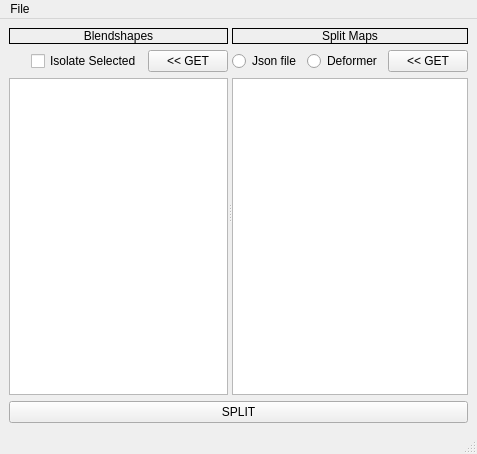
<?xml version="1.0" encoding="UTF-8"?>
<ui version="4.0">
 <class>shape_splitter_main</class>
 <widget class="QMainWindow" name="shape_splitter_main">
  <property name="geometry">
   <rect>
    <x>0</x>
    <y>0</y>
    <width>477</width>
    <height>454</height>
   </rect>
  </property>
  <property name="windowTitle">
   <string notr="true">MainWindow</string>
  </property>
  <property name="toolTip">
   <string notr="true"/>
  </property>
  <property name="statusTip">
   <string notr="true"/>
  </property>
  <property name="whatsThis">
   <string notr="true"/>
  </property>
  <property name="accessibleName">
   <string notr="true"/>
  </property>
  <property name="accessibleDescription">
   <string notr="true"/>
  </property>
  <widget class="QWidget" name="centralwidget">
   <layout class="QVBoxLayout" name="verticalLayout">
    <item>
     <widget class="QSplitter" name="splitter">
      <property name="orientation">
       <enum>Qt::Horizontal</enum>
      </property>
      <widget class="QWidget" name="verticalLayoutWidget">
       <layout class="QVBoxLayout" name="leftSide_vLay">
        <item>
         <widget class="QLabel" name="blendshapes_lb">
          <property name="toolTip">
           <string notr="true"/>
          </property>
          <property name="statusTip">
           <string notr="true"/>
          </property>
          <property name="whatsThis">
           <string notr="true"/>
          </property>
          <property name="accessibleName">
           <string notr="true"/>
          </property>
          <property name="accessibleDescription">
           <string notr="true"/>
          </property>
          <property name="frameShape">
           <enum>QFrame::Panel</enum>
          </property>
          <property name="frameShadow">
           <enum>QFrame::Plain</enum>
          </property>
          <property name="text">
           <string notr="true">Blendshapes</string>
          </property>
          <property name="alignment">
           <set>Qt::AlignCenter</set>
          </property>
         </widget>
        </item>
        <item>
         <layout class="QHBoxLayout" name="left_line0_hLay">
          <item>
           <spacer name="left_line0_hSpacer">
            <property name="orientation">
             <enum>Qt::Horizontal</enum>
            </property>
            <property name="sizeHint" stdset="0">
             <size>
              <width>40</width>
              <height>20</height>
             </size>
            </property>
           </spacer>
          </item>
          <item>
           <widget class="QCheckBox" name="isolate_cb">
            <property name="toolTip">
             <string notr="true"/>
            </property>
            <property name="statusTip">
             <string notr="true"/>
            </property>
            <property name="whatsThis">
             <string notr="true"/>
            </property>
            <property name="accessibleName">
             <string notr="true"/>
            </property>
            <property name="accessibleDescription">
             <string notr="true"/>
            </property>
            <property name="text">
             <string notr="true">Isolate Selected</string>
            </property>
           </widget>
          </item>
          <item>
           <widget class="QPushButton" name="get_shapes_pb">
            <property name="toolTip">
             <string notr="true"/>
            </property>
            <property name="statusTip">
             <string notr="true"/>
            </property>
            <property name="whatsThis">
             <string notr="true"/>
            </property>
            <property name="accessibleName">
             <string notr="true"/>
            </property>
            <property name="accessibleDescription">
             <string notr="true"/>
            </property>
            <property name="text">
             <string notr="true">&lt;&lt; GET</string>
            </property>
           </widget>
          </item>
         </layout>
        </item>
        <item>
         <widget class="QListView" name="shapes_listWidget">
          <property name="toolTip">
           <string notr="true"/>
          </property>
          <property name="statusTip">
           <string notr="true"/>
          </property>
          <property name="whatsThis">
           <string notr="true"/>
          </property>
          <property name="accessibleName">
           <string notr="true"/>
          </property>
          <property name="accessibleDescription">
           <string notr="true"/>
          </property>
         </widget>
        </item>
       </layout>
      </widget>
      <widget class="QWidget" name="verticalLayoutWidget_2">
       <layout class="QVBoxLayout" name="rightSide_vLay">
        <item>
         <widget class="QLabel" name="maps_lb">
          <property name="toolTip">
           <string notr="true"/>
          </property>
          <property name="statusTip">
           <string notr="true"/>
          </property>
          <property name="whatsThis">
           <string notr="true"/>
          </property>
          <property name="accessibleName">
           <string notr="true"/>
          </property>
          <property name="accessibleDescription">
           <string notr="true"/>
          </property>
          <property name="frameShape">
           <enum>QFrame::Panel</enum>
          </property>
          <property name="frameShadow">
           <enum>QFrame::Plain</enum>
          </property>
          <property name="text">
           <string notr="true">Split Maps</string>
          </property>
          <property name="alignment">
           <set>Qt::AlignCenter</set>
          </property>
         </widget>
        </item>
        <item>
         <layout class="QHBoxLayout" name="right_line0_hLay_2">
          <item>
           <spacer name="right_line0_hSpacer">
            <property name="orientation">
             <enum>Qt::Horizontal</enum>
            </property>
            <property name="sizeHint" stdset="0">
             <size>
              <width>40</width>
              <height>20</height>
             </size>
            </property>
           </spacer>
          </item>
          <item>
           <widget class="QRadioButton" name="json_rb">
            <property name="toolTip">
             <string notr="true"/>
            </property>
            <property name="statusTip">
             <string/>
            </property>
            <property name="whatsThis">
             <string notr="true"/>
            </property>
            <property name="accessibleName">
             <string notr="true"/>
            </property>
            <property name="accessibleDescription">
             <string notr="true"/>
            </property>
            <property name="text">
             <string>Json file</string>
            </property>
           </widget>
          </item>
          <item>
           <widget class="QRadioButton" name="deformer_rb">
            <property name="toolTip">
             <string notr="true"/>
            </property>
            <property name="statusTip">
             <string notr="true"/>
            </property>
            <property name="whatsThis">
             <string notr="true"/>
            </property>
            <property name="accessibleName">
             <string notr="true"/>
            </property>
            <property name="accessibleDescription">
             <string notr="true"/>
            </property>
            <property name="text">
             <string>Deformer</string>
            </property>
           </widget>
          </item>
          <item>
           <widget class="QPushButton" name="get_maps_pb">
            <property name="toolTip">
             <string notr="true"/>
            </property>
            <property name="statusTip">
             <string notr="true"/>
            </property>
            <property name="whatsThis">
             <string notr="true"/>
            </property>
            <property name="accessibleName">
             <string notr="true"/>
            </property>
            <property name="accessibleDescription">
             <string notr="true"/>
            </property>
            <property name="text">
             <string notr="true">&lt;&lt; GET</string>
            </property>
           </widget>
          </item>
         </layout>
        </item>
        <item>
         <widget class="QListView" name="maps_listWidget">
          <property name="toolTip">
           <string notr="true"/>
          </property>
          <property name="statusTip">
           <string notr="true"/>
          </property>
          <property name="whatsThis">
           <string notr="true"/>
          </property>
          <property name="accessibleName">
           <string notr="true"/>
          </property>
          <property name="accessibleDescription">
           <string notr="true"/>
          </property>
         </widget>
        </item>
       </layout>
      </widget>
     </widget>
    </item>
    <item>
     <widget class="QPushButton" name="split_blendshapes_pb">
      <property name="toolTip">
       <string notr="true"/>
      </property>
      <property name="statusTip">
       <string notr="true"/>
      </property>
      <property name="whatsThis">
       <string notr="true"/>
      </property>
      <property name="accessibleName">
       <string notr="true"/>
      </property>
      <property name="accessibleDescription">
       <string notr="true"/>
      </property>
      <property name="text">
       <string notr="true">SPLIT</string>
      </property>
     </widget>
    </item>
   </layout>
  </widget>
  <widget class="QMenuBar" name="menubar">
   <property name="geometry">
    <rect>
     <x>0</x>
     <y>0</y>
     <width>477</width>
     <height>21</height>
    </rect>
   </property>
   <widget class="QMenu" name="menuSave_Configuration">
    <property name="title">
     <string>File</string>
    </property>
    <addaction name="actionLoad_Configuration"/>
    <addaction name="actionLoad"/>
   </widget>
   <addaction name="menuSave_Configuration"/>
  </widget>
  <widget class="QStatusBar" name="statusbar"/>
  <action name="actionLoad_Configuration">
   <property name="text">
    <string notr="true">Save</string>
   </property>
   <property name="iconText">
    <string notr="true">Save</string>
   </property>
   <property name="toolTip">
    <string notr="true">Save</string>
   </property>
   <property name="statusTip">
    <string notr="true"/>
   </property>
   <property name="whatsThis">
    <string notr="true"/>
   </property>
  </action>
  <action name="actionLoad">
   <property name="text">
    <string notr="true">Load</string>
   </property>
   <property name="iconText">
    <string notr="true">Load</string>
   </property>
   <property name="toolTip">
    <string notr="true">Load</string>
   </property>
   <property name="statusTip">
    <string notr="true"/>
   </property>
   <property name="whatsThis">
    <string notr="true"/>
   </property>
  </action>
 </widget>
 <resources/>
 <connections/>
</ui>
